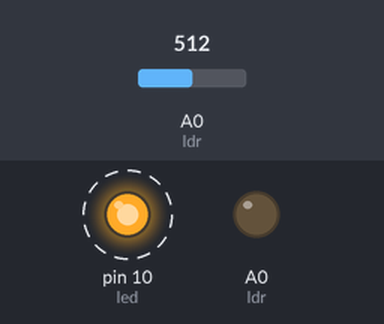
Bench run of a sketch on a simulated Arduino Uno, built with avr-gcc and run on an emulated ATmega328P. Parts: output pins drawn as LEDs (lit = HIGH). Dashed ring = blinking. Inputs (shaded band) come from the test bench; at power-on: A0 (ldr) = 512.

Above: at 2.8 s.
2.9 s: A0 (ldr) set to 107
6.4 s: A0 (ldr) set to 94
At 7.8 s:
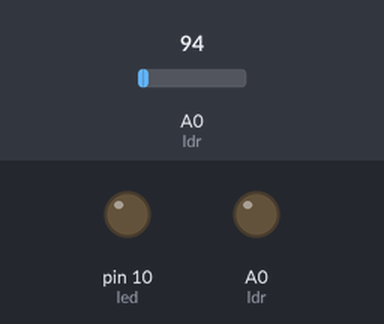
9.1 s: A0 (ldr) set to 110
At 9.4 s:
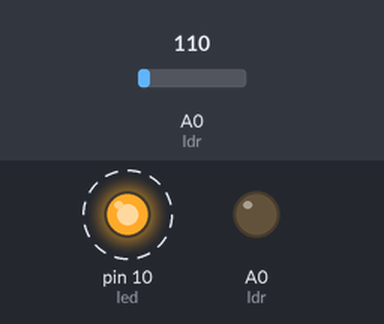
15.1 s: A0 (ldr) set to 90
At 16.0 s:
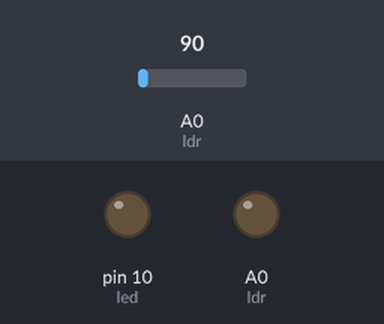
Timing chart, 0 to 18.1 s (numbered marks = the images above; inputs shaded):
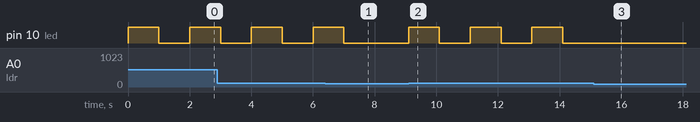

Measured:
- the behaviour switches between 101 and 100 on A0 (ldr) (found by bisection; images 0 and 1)
- after the input at 6.4 s, pin 10 (led): goes on until 7.0 s, then stays LOW
- after the input at 9.1 s, pin 10 (led): alternates HIGH for 1.0 s and LOW for 1.0 s, starting at once
- after the input at 15.1 s, pin 10 (led): stops changing and stays LOW
- by itself, pin 10 (led): alternates HIGH for 1.0 s and LOW for 1.0 s

The sketch:

LED_+_LDR.ino
```cpp
int led = 10;
int ldr = A0;
int valorldr = 0;

void setup() {
  pinMode(led, OUTPUT);
  pinMode(ldr, OUTPUT);
}

void loop() {
  valorldr = analogRead(ldr);
  Serial.println(valorldr);

  if((valorldr) > 100){
    digitalWrite(led, HIGH);
    delay(1000);
    digitalWrite(led, LOW);
    delay(1000);}

  else{
    digitalWrite(led, LOW);}
}
```
